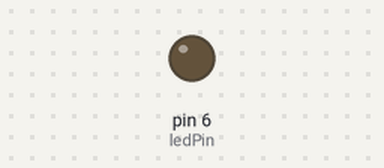
The sketch below on a simulated Arduino Uno, built with avr-gcc and run on an emulated ATmega328P. Shown: output pins drawn as LEDs (lit = HIGH).

Above: at 0.15 s.
At 39.83 s:
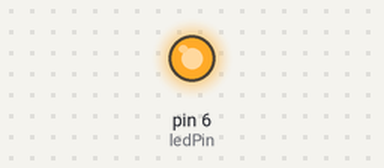
Timing chart, 0 to 40.0 s (numbered marks = the images above):
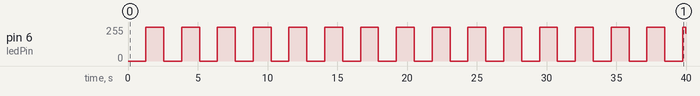

The sketch:

pwm-fade.ino
```cpp
// PWM-fade — Arduino-kursen, Träff 2
// Mjuk in- och utfade av en LED med analogWrite.
// Hårdvara: LED på pin 6 (en av PWM-pinnarna: 3, 5, 6, 9, 10, 11) via 220 Ω → GND.

const int ledPin = 6;

void setup() {
  pinMode(ledPin, OUTPUT);
}

void loop() {
  // Fade upp: 0 → 255
  for (int v = 0; v <= 255; v++) {
    analogWrite(ledPin, v);
    delay(5);
  }
  // Fade ner: 255 → 0
  for (int v = 255; v >= 0; v--) {
    analogWrite(ledPin, v);
    delay(5);
  }
}
```

Measured:
- by itself, pin 6 (ledPin): 0/255 → 255/255 at 1.3 s, → 0/255 1.3 s later, → 255/255 1.3 s later, → 0/255 1.3 s later, … (32 changes in this stretch)
